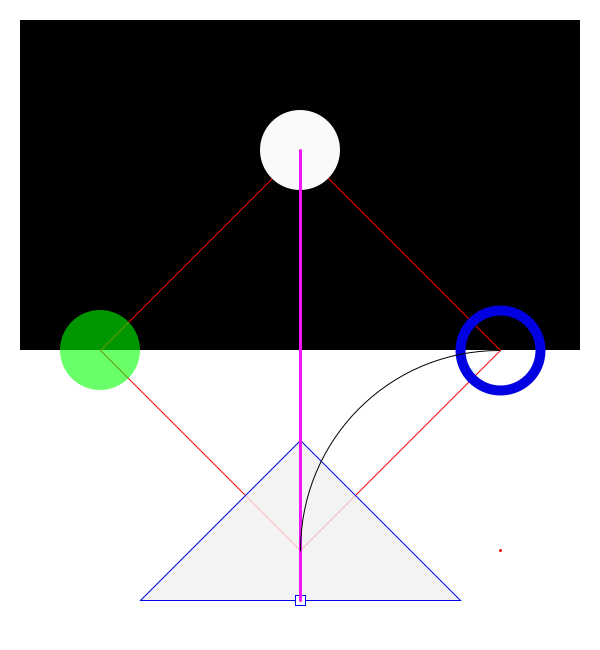
Frame 1 (no input)
Frame 60 (the mouse pressed at the canvas centre just before this capture): identical to frame 1, image omitted
Frame 120 (the mouse held since frame 60 and released just before this capture): identical to frame 1, image omitted

The Processing sketch that drew this single still picture (run headless with seeded random() and noise(); from frame 60 on, the mouse is pressed at the canvas centre):

// Processing sketch: day4
// ── day4.pde
//Drawing Order

void setup(){ //runs once at startup
 size(600,650);
}

void draw(){
  background(255);
  
  //black rectangle
  fill(0); //color within the next shape
  rectMode(CORNER);
  noStroke(); //no outline
  rect(20,20,560,330);
  
  //red quad
  stroke(255,0,0); //red outline color
  noFill(); //no color fill in the shape
  strokeWeight(1); //outline thickness
  quad(300,150,100,350,300,550,500,350);
  //quad(x1,y1, x2,y2, x3,y3, x4,y4);
  
  //top circle
  fill(250); //white
  noStroke();
  ellipse(300,150,80,80); //our first circle
  
  //left circle
  fill(0,255,0,150); //4th variable, transparency
  noStroke(); //no outline
  ellipse(100,350,80,80);
  
  //right circle
  noFill();
  strokeWeight(10);
  stroke(0,0,225);
  ellipse(500,350,80,80);
  strokeWeight(1);
  
  //triangle
  fill(240,200);
  triangle(300,440,140,600,460,600);
  //triangle(x1,y1, x2,y2, x3,y3);
  
  //rectangle on the bottom of the triangle
  fill(255);
  stroke(0,0,255);
  rectMode(CENTER);
  rect(300,600,10,10);
  
  //line between two points
  stroke(238,23,250);
  strokeWeight(3);
  line(300,150,300,600);
  
  //arc
  stroke(0);
  noFill();
  strokeWeight(1);
  arc(500,550,400,400,PI,PI+HALF_PI);
  
  //point
  stroke(255,0,0);
  strokeWeight(3);
  point(500,550);
}
  
  
  
